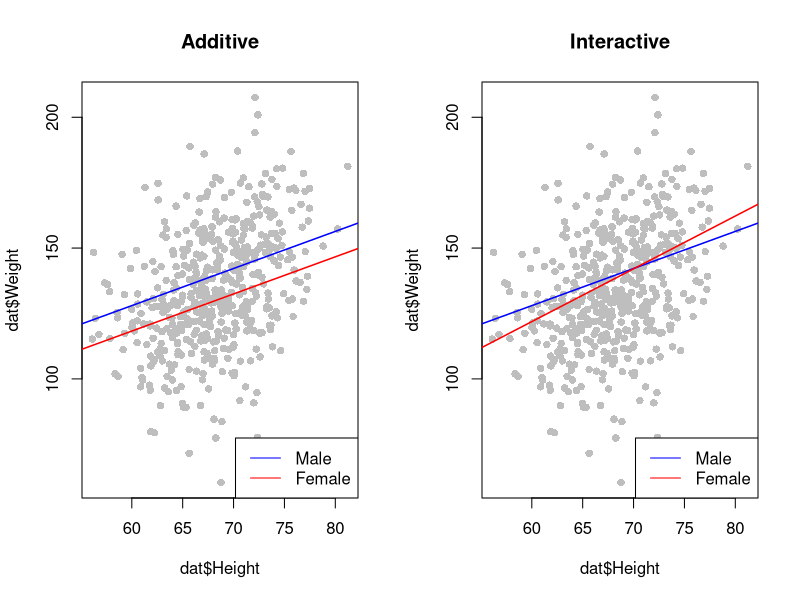

This figure's R source: (Note: this script raises an error after producing the figure.)
## ---- chunk 1
knitr::opts_chunk$set(echo = TRUE, message = FALSE, warning = FALSE)

# Author: Tong Jin
# Affiliation: New York University
# Contact: tj1061@nyu.edu
## ---- chunk 2
# Load the dataset `toy_example3.csv` to R using read.csv(), 
# define the dataset as `dat`.
dat <- read.csv("../data/toy_example3.csv")

# Check the structure of `dat`
str(dat)

# Number of rows: 500
nrow(dat)

# Numer of columns: 6
ncol(dat)
## ---- chunk 3
# Create a new variable, Male, based on Sex
# For each row in `dat`: 
#   if `Sex` is "M", then `Male` is 1;
#   if `Sex` is not "M", then `Male` is 0.
dat$Male <- ifelse(dat$Sex == "M", yes = 1, no = 0)
## ---- chunk 4
# Fit a multiple regression model with additive effects, 
# check results using summary().
mod_Q1_add <- lm(Weight ~ Height + Male, data = dat)
summary(mod_Q1_add)
## ---- chunk 5
mod_Q1_inter <- lm(Weight ~ Height * Male, data = dat)
summary(mod_Q1_inter)
## ---- chunk 6
par(mfrow = c(1, 2)) # Create a 1-by-2 grid canvas
# First, create a scatter plot with addtive regression lines
plot(dat$Height, dat$Weight, pch = 16, col = "gray") # pch: point character
title(main = "Additive")
abline(a = 33.1872 + 9.7232, b = 1.4185, lwd = 1.5, col = "blue") # lwd = line width
abline(a = 33.1872,          b = 1.4185, lwd = 1.5, col = "red")
legend("bottomright", legend = c("Male", "Female"), 
       lty = c("solid", "solid"), col = c("blue", "red"))

# Second, a scatter plot with interactive regression lines
plot(dat$Height, dat$Weight, pch = 16, col = "gray")
title(main = "Interactive")
abline(a = 33.1872 + 9.7232, b = 1.4185, lwd = 1.5, col = "blue") # lwd = line width
abline(a = 68.9328 - 68.0695, b = 0.8774 + 1.14, lwd = 1.5, col = "red")
legend("bottomright", legend = c("Male", "Female"), 
       lty = c("solid", "solid"), col = c("blue", "red"))
## ---- chunk 7
dat$height0 <- dat$Height - mean(dat$Height)
round(mean(dat$height0), digits = 2)
## ---- chunk 8
mod_Q3 <- lm(Weight ~ height0 * Male, data = dat)
coefficients(mod_Q3)
coefficients(mod_Q1_inter)
## ---- chunk 9
mod_Q4 <- mod_Q3
coefficients(mod_Q4)
## ---- chunk 10
mod_Q5 <- mod_Q3
coefficients(mod_Q3)
## ---- chunk 11
mod_Q6 <- mod_Q3
coefficients(mod_Q6)
## ---- chunk 12
mod_Q7 <- mod_Q3
coefficients(mod_Q7)
## ---- chunk 13
# Validate
mod_Q8 <- mod_Q3

summary(mod_Q1_inter)$r.square
summary(mod_Q8)$r.square
## ---- chunk 14
# Select the `dat` by row where `Male` = 1; define the new dataset as `dat_male`
dat_male <- dat[dat$Male == 1, ]
# Repeat for `dat_female`
dat_female <- dat[dat$Male == 0, ]

mod_Q9_male <- lm(Weight ~ height0, data = dat_male)
mod_Q9_female <- lm(Weight ~ height0, data = dat_female)
mod_Q9_all <- mod_Q3
## ---- chunk 15
coefficients(mod_Q9_male)
coefficients(mod_Q9_all)
## ---- chunk 16
coefficients(mod_Q9_female)
coefficients(mod_Q9_all)
## ---- chunk 17
summary(mod_Q9_all)$coefficients
summary(mod_Q9_male)$coefficients
## ---- chunk 18
# MSS for the interaction model
sum(anova(mod_Q9_all)[1:3, "Sum Sq"])
# MSS for the stratified model
anova(mod_Q9_male)["height0", "Sum Sq"] + anova(mod_Q9_female)["height0", "Sum Sq"]
## ---- chunk 19
# Model DF for the interaction model
sum(anova(mod_Q9_all)[1:3, "Df"])
# Model DF for the stratified model
anova(mod_Q9_male)["height0", "Df"] + anova(mod_Q9_female)["height0", "Df"]
## ---- chunk 20
# Residual DF for the interaction model
sum(anova(mod_Q9_all)["Residuals", "Df"])
# Residual DF for the stratified model
anova(mod_Q9_male)["Residuals", "Df"] + anova(mod_Q9_female)["Residuals", "Df"]
## ---- chunk 21
dat <- read.csv("../data/toy_ex3.csv")
str(dat)

# Option 1: dummy coding
dat1 <- dat
dat1$White <- as.numeric(dat1$Race=="W")
dat1$Black <- as.numeric(dat1$Race=="B")
dat1$Hispanic <- as.numeric(dat1$Race=="H")
dat1$Other <- as.numeric(dat1$Race=="O")

# Option 2: relevel
dat2 <- dat
ref_Q10 <- c("H")
dat2$Race <- relevel(dat2$Race, ref = ref_Q10)

mod_Q10_1 <- lm(BirthWeight ~ Black + Other + White, data = dat1)
mod_Q10_2 <- lm(BirthWeight ~ Race, data = dat2)

coefficients(mod_Q10_1)
coefficients(mod_Q10_2)
## ---- chunk 22
mod_Q11 <- mod_Q10_1
coefficients(mod_Q11)
## ---- chunk 23
mod_Q12 <- mod_Q10_1
summary(mod_Q12)
# Check the p-value
summary(mod_Q12)$coefficients["Black", "Pr(>|t|)"]
